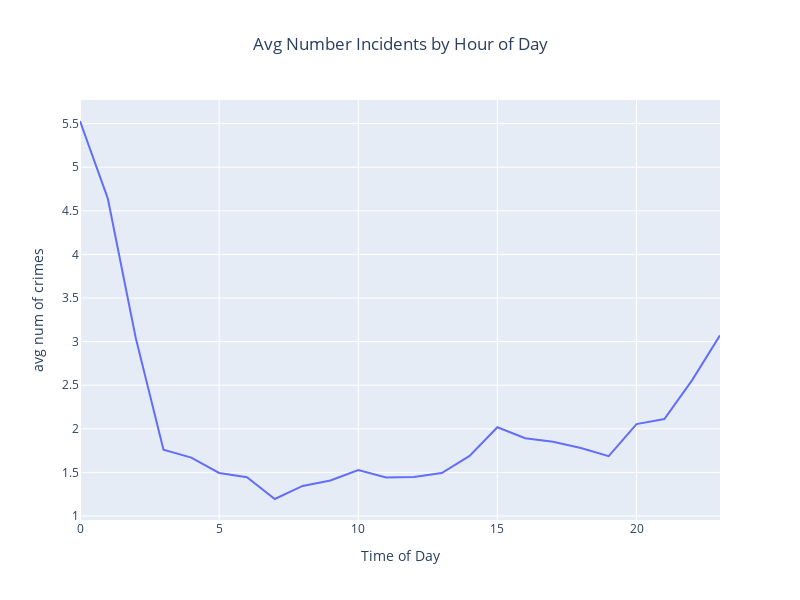

Write notebook code for a chart like this one.
### Markdown cell above
#### Time of Day

### Code cell
temp_df = crime_df.groupby(['year', 'month', 'day_of_week', 'hour'], as_index=False).size()

temp_df = temp_df.groupby('hour', as_index=False)['size'].mean()

temp_df['hover_info'] = 'Hour of Day: ' + temp_df.hour.astype(str) + '<br>' + 'Avg Num Incidents: ' + temp_df['size'].round(1).astype(str)

hour_avg = px.line(temp_df, x='hour', y='size', title='Avg Number Incidents by Hour of Day', hover_data={'hover_info': True})

hour_avg.update_layout(width=800, height=600, 
                  title_x=0.5, 
                  yaxis_title='avg num of crimes', 
                  xaxis_title='Time of Day',
                 )

hour_avg.update_traces(hovertemplate='%{customdata[0]}')

hour_avg.show()

### Figure 1 — Plotly figure (JSON) as saved in the notebook; plotly's stock layout.template omitted (floating-point values rounded to 4 significant figures)
{"data": [{"customdata": [["Hour of Day: 0<br>Avg Num Incidents: 5.5"], ["Hour of Day: 1<br>Avg Num Incidents: 4.6"], ["Hour of Day: 2<br>Avg Num Incidents: 3.0"], ["Hour of Day: 3<br>Avg Num Incidents: 1.8"], ["Hour of Day: 4<br>Avg Num Incidents: 1.7"], ["Hour of Day: 5<br>Avg Num Incidents: 1.5"], ["Hour of Day: 6<br>Avg Num Incidents: 1.4"], ["Hour of Day: 7<br>Avg Num Incidents: 1.2"], ["Hour of Day: 8<br>Avg Num Incidents: 1.3"], ["Hour of Day: 9<br>Avg Num Incidents: 1.4"], ["Hour of Day: 10<br>Avg Num Incidents: 1.5"], ["Hour of Day: 11<br>Avg Num Incidents: 1.4"], ["Hour of Day: 12<br>Avg Num Incidents: 1.4"], ["Hour of Day: 13<br>Avg Num Incidents: 1.5"], ["Hour of Day: 14<br>Avg Num Incidents: 1.7"], ["Hour of Day: 15<br>Avg Num Incidents: 2.0"], ["Hour of Day: 16<br>Avg Num Incidents: 1.9"], ["Hour of Day: 17<br>Avg Num Incidents: 1.9"], ["Hour of Day: 18<br>Avg Num Incidents: 1.8"], ["Hour of Day: 19<br>Avg Num Incidents: 1.7"], ["Hour of Day: 20<br>Avg Num Incidents: 2.1"], ["Hour of Day: 21<br>Avg Num Incidents: 2.1"], ["Hour of Day: 22<br>Avg Num Incidents: 2.6"], ["Hour of Day: 23<br>Avg Num Incidents: 3.1"]], "hovertemplate": "%{customdata[0]}", "legendgroup": "", "line": {"color": "#636efa", "dash": "solid"}, "marker": {"symbol": "circle"}, "mode": "lines", "name": "", "orientation": "v", "showlegend": false, "type": "scatter", "x": [0, 1, 2, 3, 4, 5, 6, 7, 8, 9, 10, 11, 12, 13, 14, 15, 16, 17, 18, 19, 20, 21, 22, 23], "xaxis": "x", "y": [5.53, 4.64, 3.047, 1.761, 1.67, 1.494, 1.444, 1.195, 1.345, 1.407, 1.528, 1.443, 1.447, 1.492, 1.689, 2.018, 1.892, 1.851, 1.78, 1.687, 2.055, 2.112, 2.559, 3.071], "yaxis": "y"}], "layout": {"height": 600, "legend": {"tracegroupgap": 0}, "title": {"text": "Avg Number Incidents by Hour of Day", "x": 0.5}, "width": 800, "xaxis": {"anchor": "y", "autorange": true, "domain": [0, 1], "range": [0, 23], "title": {"text": "Time of Day"}, "type": "linear"}, "yaxis": {"anchor": "x", "autorange": true, "domain": [0, 1], "range": [0.9543, 5.771], "title": {"text": "avg num of crimes"}, "type": "linear"}}}
